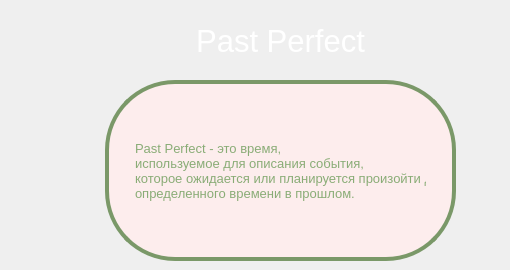
      <widget class="QWidget" name="page_17">
       <widget class="QLabel" name="label_100">
        <property name="geometry">
         <rect>
          <x>135</x>
          <y>110</y>
          <width>291</width>
          <height>121</height>
         </rect>
        </property>
        <property name="font">
         <font>
          <pointsize>10</pointsize>
         </font>
        </property>
        <property name="autoFillBackground">
         <bool>false</bool>
        </property>
        <property name="styleSheet">
         <string notr="true">color: rgb(137, 172, 118);
background-color: rgb(253,237,237);
border-radius: 20px;</string>
        </property>
        <property name="text">
         <string>Past Perfect - это время, 
используемое для описания события, 
которое ожидается или планируется произойти до 
определенного времени в прошлом.</string>
        </property>
       </widget>
       <widget class="QLabel" name="label_70">
        <property name="geometry">
         <rect>
          <x>60</x>
          <y>20</y>
          <width>441</width>
          <height>41</height>
         </rect>
        </property>
        <property name="font">
         <font>
          <pointsize>23</pointsize>
         </font>
        </property>
        <property name="styleSheet">
         <string notr="true">color: rgb(255, 255, 255);</string>
        </property>
        <property name="text">
         <string>Past Perfect</string>
        </property>
        <property name="alignment">
         <set>Qt::AlignCenter</set>
        </property>
       </widget>
       <widget class="QLabel" name="label_101">
        <property name="geometry">
         <rect>
          <x>105</x>
          <y>80</y>
          <width>351</width>
          <height>181</height>
         </rect>
        </property>
        <property name="styleSheet">
         <string notr="true">color: rgb(134,115,161);
background-color: rgb(253,237,237);
border-radius: 70px; 
border: 4px solid rgb(122, 152, 104)
</string>
        </property>
        <property name="text">
         <string/>
        </property>
       </widget>
       <zorder>label_101</zorder>
       <zorder>label_70</zorder>
       <zorder>label_100</zorder>
      </widget>
